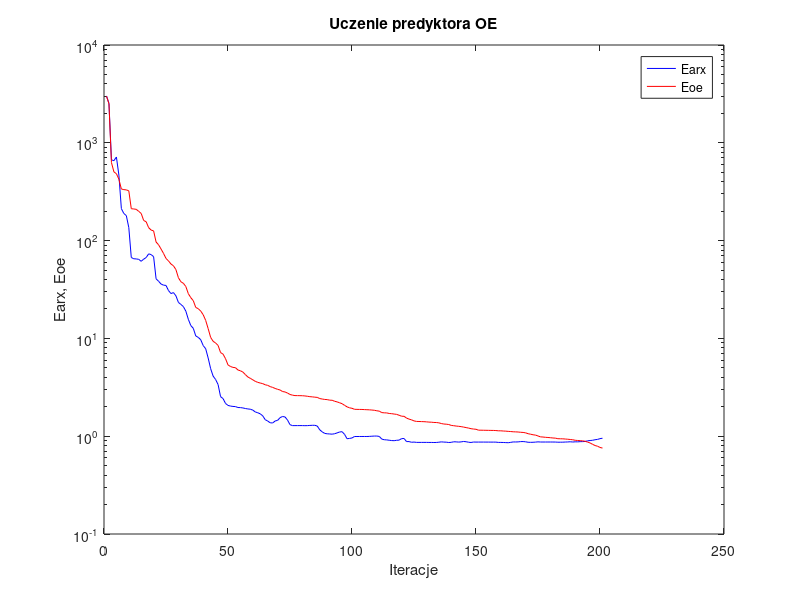
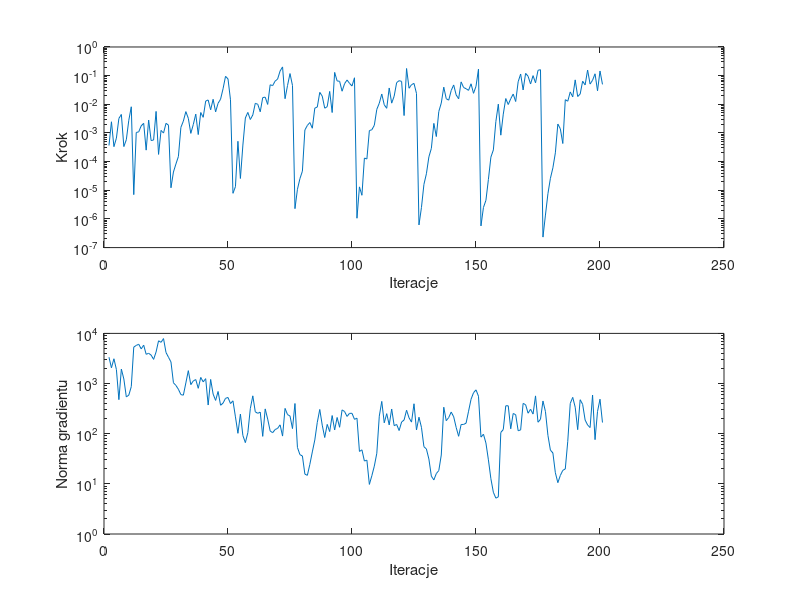

MATLAB code to generate these figures, in order:
%uczenie predyktora oe
clear all;
n=0; farx(n+1)=3.015802e+003; foe(n+1)=3.004267e+003; wspucz(n+1)=0.000000e+000; ng(n+1)=0.000000e+000;
%odnowa zmiennej metryki
n=1; farx(n+1)=2.526429e+003; foe(n+1)=2.504435e+003; krok(n+1)=3.656039e-004; ng(n+1)=3.352126e+003;
n=2; farx(n+1)=6.693603e+002; foe(n+1)=6.278789e+002; krok(n+1)=2.456077e-003; ng(n+1)=2.058568e+003;
n=3; farx(n+1)=6.567718e+002; foe(n+1)=5.040702e+002; krok(n+1)=3.325065e-004; ng(n+1)=3.119558e+003;
n=4; farx(n+1)=7.161289e+002; foe(n+1)=4.831637e+002; krok(n+1)=6.603743e-004; ng(n+1)=1.903787e+003;
n=5; farx(n+1)=4.675612e+002; foe(n+1)=4.245722e+002; krok(n+1)=3.212655e-003; ng(n+1)=4.774570e+002;
n=6; farx(n+1)=2.123484e+002; foe(n+1)=3.369917e+002; krok(n+1)=4.419773e-003; ng(n+1)=1.942317e+003;
n=7; farx(n+1)=1.892483e+002; foe(n+1)=3.322325e+002; krok(n+1)=3.347436e-004; ng(n+1)=1.232885e+003;
n=8; farx(n+1)=1.801694e+002; foe(n+1)=3.300515e+002; krok(n+1)=5.810209e-004; ng(n+1)=5.411485e+002;
n=9; farx(n+1)=1.358195e+002; foe(n+1)=3.228610e+002; krok(n+1)=2.778799e-003; ng(n+1)=5.879263e+002;
n=10; farx(n+1)=6.720956e+001; foe(n+1)=2.118903e+002; krok(n+1)=8.200838e-003; ng(n+1)=8.688430e+002;
n=11; farx(n+1)=6.520493e+001; foe(n+1)=2.105945e+002; krok(n+1)=7.048309e-006; ng(n+1)=5.332012e+003;
n=12; farx(n+1)=6.496579e+001; foe(n+1)=2.087928e+002; krok(n+1)=1.037622e-003; ng(n+1)=5.752851e+003;
n=13; farx(n+1)=6.434294e+001; foe(n+1)=1.990680e+002; krok(n+1)=1.093891e-003; ng(n+1)=6.077182e+003;
n=14; farx(n+1)=6.143908e+001; foe(n+1)=1.895147e+002; krok(n+1)=1.772228e-003; ng(n+1)=4.910741e+003;
n=15; farx(n+1)=6.464025e+001; foe(n+1)=1.605335e+002; krok(n+1)=2.168031e-003; ng(n+1)=5.820634e+003;
n=16; farx(n+1)=6.708214e+001; foe(n+1)=1.558790e+002; krok(n+1)=2.516773e-004; ng(n+1)=3.828511e+003;
n=17; farx(n+1)=7.319639e+001; foe(n+1)=1.355631e+002; krok(n+1)=2.818678e-003; ng(n+1)=4.013816e+003;
n=18; farx(n+1)=7.194013e+001; foe(n+1)=1.281880e+002; krok(n+1)=5.428245e-004; ng(n+1)=3.689900e+003;
n=19; farx(n+1)=6.853211e+001; foe(n+1)=1.257491e+002; krok(n+1)=5.676782e-004; ng(n+1)=3.031463e+003;
n=20; farx(n+1)=4.068434e+001; foe(n+1)=9.669712e+001; krok(n+1)=5.647473e-003; ng(n+1)=4.267720e+003;
n=21; farx(n+1)=3.840377e+001; foe(n+1)=9.062909e+001; krok(n+1)=1.784716e-004; ng(n+1)=7.122246e+003;
n=22; farx(n+1)=3.599323e+001; foe(n+1)=8.205273e+001; krok(n+1)=1.229105e-003; ng(n+1)=6.629640e+003;
n=23; farx(n+1)=3.503230e+001; foe(n+1)=7.394779e+001; krok(n+1)=9.915259e-004; ng(n+1)=7.879470e+003;
n=24; farx(n+1)=3.481064e+001; foe(n+1)=6.572391e+001; krok(n+1)=2.167321e-003; ng(n+1)=4.164666e+003;
n=25; farx(n+1)=3.086257e+001; foe(n+1)=6.199352e+001; krok(n+1)=1.869974e-003; ng(n+1)=3.345168e+003;
%odnowa zmiennej metryki
n=26; farx(n+1)=2.874815e+001; foe(n+1)=5.764239e+001; krok(n+1)=1.222055e-005; ng(n+1)=2.698164e+003;
n=27; farx(n+1)=2.940556e+001; foe(n+1)=5.527462e+001; krok(n+1)=4.341873e-005; ng(n+1)=1.036259e+003;
n=28; farx(n+1)=2.726458e+001; foe(n+1)=5.051783e+001; krok(n+1)=8.271938e-005; ng(n+1)=9.173704e+002;
n=29; farx(n+1)=2.334956e+001; foe(n+1)=4.175256e+001; krok(n+1)=1.509285e-004; ng(n+1)=7.686412e+002;
n=30; farx(n+1)=2.224297e+001; foe(n+1)=3.794862e+001; krok(n+1)=1.564230e-003; ng(n+1)=6.019663e+002;
n=31; farx(n+1)=2.115785e+001; foe(n+1)=3.661314e+001; krok(n+1)=2.600344e-003; ng(n+1)=5.864518e+002;
n=32; farx(n+1)=1.897690e+001; foe(n+1)=3.391150e+001; krok(n+1)=5.557598e-003; ng(n+1)=1.026683e+003;
n=33; farx(n+1)=1.569394e+001; foe(n+1)=2.866902e+001; krok(n+1)=3.240245e-003; ng(n+1)=1.808560e+003;
n=34; farx(n+1)=1.353602e+001; foe(n+1)=2.608762e+001; krok(n+1)=9.673859e-004; ng(n+1)=9.515372e+002;
n=35; farx(n+1)=1.269070e+001; foe(n+1)=2.430393e+001; krok(n+1)=1.964993e-003; ng(n+1)=1.126888e+003;
n=36; farx(n+1)=1.059572e+001; foe(n+1)=2.071943e+001; krok(n+1)=4.541426e-003; ng(n+1)=1.201491e+003;
n=37; farx(n+1)=1.024380e+001; foe(n+1)=2.013491e+001; krok(n+1)=8.790130e-004; ng(n+1)=8.035827e+002;
n=38; farx(n+1)=9.696479e+000; foe(n+1)=1.902442e+001; krok(n+1)=5.167850e-003; ng(n+1)=1.324458e+003;
n=39; farx(n+1)=8.443747e+000; foe(n+1)=1.745507e+001; krok(n+1)=3.516052e-003; ng(n+1)=1.080462e+003;
n=40; farx(n+1)=7.842142e+000; foe(n+1)=1.527410e+001; krok(n+1)=1.296098e-002; ng(n+1)=1.252068e+003;
n=41; farx(n+1)=6.302875e+000; foe(n+1)=1.258799e+001; krok(n+1)=1.417782e-002; ng(n+1)=3.729643e+002;
n=42; farx(n+1)=4.904070e+000; foe(n+1)=1.023750e+001; krok(n+1)=6.425309e-003; ng(n+1)=1.208119e+003;
n=43; farx(n+1)=4.117614e+000; foe(n+1)=9.339653e+000; krok(n+1)=1.495979e-002; ng(n+1)=6.161145e+002;
n=44; farx(n+1)=3.801088e+000; foe(n+1)=8.976168e+000; krok(n+1)=5.445782e-003; ng(n+1)=4.608963e+002;
n=45; farx(n+1)=3.374926e+000; foe(n+1)=8.476884e+000; krok(n+1)=1.086709e-002; ng(n+1)=6.948441e+002;
n=46; farx(n+1)=2.538701e+000; foe(n+1)=7.163561e+000; krok(n+1)=1.506159e-002; ng(n+1)=3.693007e+002;
n=47; farx(n+1)=2.425079e+000; foe(n+1)=6.905868e+000; krok(n+1)=3.474077e-002; ng(n+1)=4.070669e+002;
n=48; farx(n+1)=2.162669e+000; foe(n+1)=6.204599e+000; krok(n+1)=9.464845e-002; ng(n+1)=5.071823e+002;
n=49; farx(n+1)=2.064285e+000; foe(n+1)=5.357086e+000; krok(n+1)=7.689657e-002; ng(n+1)=5.276149e+002;
n=50; farx(n+1)=2.033374e+000; foe(n+1)=5.162102e+000; krok(n+1)=1.438335e-002; ng(n+1)=3.992909e+002;
%odnowa zmiennej metryki
n=51; farx(n+1)=2.015217e+000; foe(n+1)=5.053267e+000; krok(n+1)=7.840842e-006; ng(n+1)=4.523997e+002;
n=52; farx(n+1)=2.008884e+000; foe(n+1)=5.020942e+000; krok(n+1)=1.338683e-005; ng(n+1)=2.164114e+002;
n=53; farx(n+1)=1.964401e+000; foe(n+1)=4.753933e+000; krok(n+1)=5.126539e-004; ng(n+1)=1.017904e+002;
n=54; farx(n+1)=1.961096e+000; foe(n+1)=4.666847e+000; krok(n+1)=2.580710e-005; ng(n+1)=2.462530e+002;
n=55; farx(n+1)=1.945325e+000; foe(n+1)=4.524248e+000; krok(n+1)=3.783524e-004; ng(n+1)=9.200869e+001;
n=56; farx(n+1)=1.919423e+000; foe(n+1)=4.267179e+000; krok(n+1)=3.334617e-003; ng(n+1)=6.640634e+001;
n=57; farx(n+1)=1.899948e+000; foe(n+1)=4.031202e+000; krok(n+1)=5.214412e-003; ng(n+1)=1.049731e+002;
n=58; farx(n+1)=1.887712e+000; foe(n+1)=3.905010e+000; krok(n+1)=2.943935e-003; ng(n+1)=3.170029e+002;
n=59; farx(n+1)=1.848673e+000; foe(n+1)=3.772799e+000; krok(n+1)=4.258262e-003; ng(n+1)=5.687583e+002;
n=60; farx(n+1)=1.769961e+000; foe(n+1)=3.637588e+000; krok(n+1)=1.080437e-002; ng(n+1)=2.733102e+002;
n=61; farx(n+1)=1.736892e+000; foe(n+1)=3.553163e+000; krok(n+1)=1.000726e-002; ng(n+1)=2.549121e+002;
n=62; farx(n+1)=1.693348e+000; foe(n+1)=3.496877e+000; krok(n+1)=5.485375e-003; ng(n+1)=2.694451e+002;
n=63; farx(n+1)=1.615793e+000; foe(n+1)=3.447666e+000; krok(n+1)=1.716139e-002; ng(n+1)=8.850422e+001;
n=64; farx(n+1)=1.475958e+000; foe(n+1)=3.356324e+000; krok(n+1)=1.775074e-002; ng(n+1)=3.122161e+002;
n=65; farx(n+1)=1.429264e+000; foe(n+1)=3.311155e+000; krok(n+1)=9.899545e-003; ng(n+1)=1.957038e+002;
n=66; farx(n+1)=1.372304e+000; foe(n+1)=3.215953e+000; krok(n+1)=4.799811e-002; ng(n+1)=1.134806e+002;
n=67; farx(n+1)=1.364958e+000; foe(n+1)=3.155204e+000; krok(n+1)=4.486711e-002; ng(n+1)=1.046081e+002;
n=68; farx(n+1)=1.430706e+000; foe(n+1)=3.079961e+000; krok(n+1)=6.442938e-002; ng(n+1)=1.210473e+002;
n=69; farx(n+1)=1.452292e+000; foe(n+1)=3.015523e+000; krok(n+1)=7.588961e-002; ng(n+1)=1.275196e+002;
n=70; farx(n+1)=1.548126e+000; foe(n+1)=2.968161e+000; krok(n+1)=1.447238e-001; ng(n+1)=1.502491e+002;
n=71; farx(n+1)=1.590877e+000; foe(n+1)=2.861757e+000; krok(n+1)=2.013997e-001; ng(n+1)=8.966025e+001;
n=72; farx(n+1)=1.573084e+000; foe(n+1)=2.834463e+000; krok(n+1)=1.567500e-002; ng(n+1)=3.196691e+002;
n=73; farx(n+1)=1.462643e+000; foe(n+1)=2.761682e+000; krok(n+1)=4.517978e-002; ng(n+1)=2.405164e+002;
n=74; farx(n+1)=1.312033e+000; foe(n+1)=2.670914e+000; krok(n+1)=1.181740e-001; ng(n+1)=2.254838e+002;
n=75; farx(n+1)=1.283198e+000; foe(n+1)=2.628968e+000; krok(n+1)=4.545636e-002; ng(n+1)=1.264155e+002;
%odnowa zmiennej metryki
n=76; farx(n+1)=1.283364e+000; foe(n+1)=2.601687e+000; krok(n+1)=2.284358e-006; ng(n+1)=3.999950e+002;
n=77; farx(n+1)=1.283458e+000; foe(n+1)=2.599671e+000; krok(n+1)=1.085468e-005; ng(n+1)=5.323005e+001;
n=78; farx(n+1)=1.284186e+000; foe(n+1)=2.597282e+000; krok(n+1)=2.545461e-005; ng(n+1)=3.817314e+001;
n=79; farx(n+1)=1.283641e+000; foe(n+1)=2.593674e+000; krok(n+1)=4.645269e-005; ng(n+1)=3.598388e+001;
n=80; farx(n+1)=1.281487e+000; foe(n+1)=2.580338e+000; krok(n+1)=1.271814e-003; ng(n+1)=1.561130e+001;
n=81; farx(n+1)=1.282801e+000; foe(n+1)=2.561222e+000; krok(n+1)=1.828656e-003; ng(n+1)=1.478182e+001;
n=82; farx(n+1)=1.288874e+000; foe(n+1)=2.536857e+000; krok(n+1)=2.314595e-003; ng(n+1)=2.445460e+001;
n=83; farx(n+1)=1.292481e+000; foe(n+1)=2.525153e+000; krok(n+1)=1.463096e-003; ng(n+1)=4.333024e+001;
n=84; farx(n+1)=1.293104e+000; foe(n+1)=2.506756e+000; krok(n+1)=7.366454e-003; ng(n+1)=7.501272e+001;
n=85; farx(n+1)=1.269873e+000; foe(n+1)=2.493569e+000; krok(n+1)=8.017859e-003; ng(n+1)=1.683208e+002;
n=86; farx(n+1)=1.161877e+000; foe(n+1)=2.425355e+000; krok(n+1)=2.606552e-002; ng(n+1)=3.042613e+002;
n=87; farx(n+1)=1.107331e+000; foe(n+1)=2.399635e+000; krok(n+1)=1.931884e-002; ng(n+1)=1.480256e+002;
n=88; farx(n+1)=1.068059e+000; foe(n+1)=2.375743e+000; krok(n+1)=7.321912e-003; ng(n+1)=8.396950e+001;
n=89; farx(n+1)=1.058231e+000; foe(n+1)=2.367329e+000; krok(n+1)=8.252113e-003; ng(n+1)=1.532684e+002;
n=90; farx(n+1)=1.054109e+000; foe(n+1)=2.336136e+000; krok(n+1)=2.812841e-002; ng(n+1)=1.103397e+002;
n=91; farx(n+1)=1.049107e+000; foe(n+1)=2.330415e+000; krok(n+1)=5.162776e-003; ng(n+1)=2.301813e+002;
n=92; farx(n+1)=1.059826e+000; foe(n+1)=2.275191e+000; krok(n+1)=1.297328e-001; ng(n+1)=1.185755e+002;
n=93; farx(n+1)=1.080460e+000; foe(n+1)=2.243533e+000; krok(n+1)=6.539800e-002; ng(n+1)=2.106364e+002;
n=94; farx(n+1)=1.104069e+000; foe(n+1)=2.196624e+000; krok(n+1)=6.357754e-002; ng(n+1)=1.342788e+002;
n=95; farx(n+1)=1.111986e+000; foe(n+1)=2.150049e+000; krok(n+1)=2.861011e-002; ng(n+1)=2.983421e+002;
n=96; farx(n+1)=1.043687e+000; foe(n+1)=2.068230e+000; krok(n+1)=5.236098e-002; ng(n+1)=2.769440e+002;
n=97; farx(n+1)=9.425160e-001; foe(n+1)=1.996585e+000; krok(n+1)=7.045190e-002; ng(n+1)=2.208670e+002;
n=98; farx(n+1)=9.488704e-001; foe(n+1)=1.951030e+000; krok(n+1)=5.387784e-002; ng(n+1)=2.545628e+002;
n=99; farx(n+1)=9.595842e-001; foe(n+1)=1.928525e+000; krok(n+1)=4.346837e-002; ng(n+1)=2.550711e+002;
n=100; farx(n+1)=9.930029e-001; foe(n+1)=1.884032e+000; krok(n+1)=8.430727e-002; ng(n+1)=1.933098e+002;
%odnowa zmiennej metryki
n=101; farx(n+1)=9.928391e-001; foe(n+1)=1.880695e+000; krok(n+1)=1.058609e-006; ng(n+1)=2.041413e+002;
n=102; farx(n+1)=9.934487e-001; foe(n+1)=1.878274e+000; krok(n+1)=1.315377e-005; ng(n+1)=4.428632e+001;
n=103; farx(n+1)=9.935233e-001; foe(n+1)=1.877352e+000; krok(n+1)=6.695013e-006; ng(n+1)=4.768076e+001;
n=104; farx(n+1)=9.935379e-001; foe(n+1)=1.871131e+000; krok(n+1)=1.333319e-004; ng(n+1)=2.849445e+001;
n=105; farx(n+1)=9.932919e-001; foe(n+1)=1.865475e+000; krok(n+1)=1.231773e-004; ng(n+1)=2.970226e+001;
n=106; farx(n+1)=9.956185e-001; foe(n+1)=1.860952e+000; krok(n+1)=1.209728e-003; ng(n+1)=9.745273e+000;
n=107; farx(n+1)=9.998809e-001; foe(n+1)=1.851412e+000; krok(n+1)=1.296700e-003; ng(n+1)=1.451646e+001;
n=108; farx(n+1)=1.003279e+000; foe(n+1)=1.841308e+000; krok(n+1)=1.852313e-003; ng(n+1)=2.259574e+001;
n=109; farx(n+1)=1.003893e+000; foe(n+1)=1.819838e+000; krok(n+1)=6.669234e-003; ng(n+1)=4.071462e+001;
n=110; farx(n+1)=9.947469e-001; foe(n+1)=1.803545e+000; krok(n+1)=1.089156e-002; ng(n+1)=2.236569e+002;
n=111; farx(n+1)=9.349847e-001; foe(n+1)=1.743912e+000; krok(n+1)=2.284436e-002; ng(n+1)=4.404526e+002;
n=112; farx(n+1)=9.200581e-001; foe(n+1)=1.733788e+000; krok(n+1)=9.625525e-003; ng(n+1)=1.648560e+002;
n=113; farx(n+1)=9.168077e-001; foe(n+1)=1.730721e+000; krok(n+1)=7.251821e-003; ng(n+1)=2.510689e+002;
n=114; farx(n+1)=9.092346e-001; foe(n+1)=1.707527e+000; krok(n+1)=3.712047e-002; ng(n+1)=1.497399e+002;
n=115; farx(n+1)=9.024945e-001; foe(n+1)=1.699563e+000; krok(n+1)=1.097075e-002; ng(n+1)=3.106457e+002;
n=116; farx(n+1)=9.000142e-001; foe(n+1)=1.684520e+000; krok(n+1)=1.918067e-002; ng(n+1)=1.446870e+002;
n=117; farx(n+1)=9.083852e-001; foe(n+1)=1.672318e+000; krok(n+1)=5.722022e-002; ng(n+1)=1.527683e+002;
n=118; farx(n+1)=9.119457e-001; foe(n+1)=1.637070e+000; krok(n+1)=6.677458e-002; ng(n+1)=1.155924e+002;
n=119; farx(n+1)=9.450102e-001; foe(n+1)=1.600949e+000; krok(n+1)=6.301521e-002; ng(n+1)=1.709765e+002;
n=120; farx(n+1)=9.468444e-001; foe(n+1)=1.597134e+000; krok(n+1)=4.046350e-003; ng(n+1)=1.876938e+002;
n=121; farx(n+1)=8.806805e-001; foe(n+1)=1.530661e+000; krok(n+1)=1.775417e-001; ng(n+1)=2.939424e+002;
n=122; farx(n+1)=8.813342e-001; foe(n+1)=1.496043e+000; krok(n+1)=3.631613e-002; ng(n+1)=2.071545e+002;
n=123; farx(n+1)=8.668461e-001; foe(n+1)=1.469667e+000; krok(n+1)=4.838350e-002; ng(n+1)=1.703425e+002;
n=124; farx(n+1)=8.712989e-001; foe(n+1)=1.434020e+000; krok(n+1)=5.360061e-002; ng(n+1)=3.951875e+002;
n=125; farx(n+1)=8.646390e-001; foe(n+1)=1.416238e+000; krok(n+1)=2.392360e-002; ng(n+1)=1.186520e+002;
%odnowa zmiennej metryki
n=126; farx(n+1)=8.645534e-001; foe(n+1)=1.413943e+000; krok(n+1)=6.180228e-007; ng(n+1)=2.131931e+002;
n=127; farx(n+1)=8.644509e-001; foe(n+1)=1.410673e+000; krok(n+1)=2.493986e-006; ng(n+1)=1.341374e+002;
n=128; farx(n+1)=8.645552e-001; foe(n+1)=1.407911e+000; krok(n+1)=1.602405e-005; ng(n+1)=5.502915e+001;
n=129; farx(n+1)=8.644677e-001; foe(n+1)=1.402363e+000; krok(n+1)=3.773212e-005; ng(n+1)=4.956461e+001;
n=130; farx(n+1)=8.636008e-001; foe(n+1)=1.394115e+000; krok(n+1)=1.466558e-004; ng(n+1)=3.128295e+001;
n=131; farx(n+1)=8.634781e-001; foe(n+1)=1.390802e+000; krok(n+1)=2.896249e-004; ng(n+1)=1.422155e+001;
n=132; farx(n+1)=8.623052e-001; foe(n+1)=1.381953e+000; krok(n+1)=2.157951e-003; ng(n+1)=1.198690e+001;
n=133; farx(n+1)=8.630476e-001; foe(n+1)=1.380259e+000; krok(n+1)=7.496833e-004; ng(n+1)=1.602446e+001;
n=134; farx(n+1)=8.677771e-001; foe(n+1)=1.370108e+000; krok(n+1)=5.608324e-003; ng(n+1)=1.840869e+001;
n=135; farx(n+1)=8.752432e-001; foe(n+1)=1.348158e+000; krok(n+1)=1.109636e-002; ng(n+1)=3.763947e+001;
n=136; farx(n+1)=8.708470e-001; foe(n+1)=1.332279e+000; krok(n+1)=3.962977e-002; ng(n+1)=3.372119e+002;
n=137; farx(n+1)=8.689116e-001; foe(n+1)=1.326924e+000; krok(n+1)=1.567008e-002; ng(n+1)=1.816744e+002;
n=138; farx(n+1)=8.623324e-001; foe(n+1)=1.316912e+000; krok(n+1)=1.394241e-002; ng(n+1)=2.099753e+002;
n=139; farx(n+1)=8.654989e-001; foe(n+1)=1.290287e+000; krok(n+1)=3.036661e-002; ng(n+1)=2.703210e+002;
n=140; farx(n+1)=8.768441e-001; foe(n+1)=1.280610e+000; krok(n+1)=4.732206e-002; ng(n+1)=2.174843e+002;
n=141; farx(n+1)=8.752514e-001; foe(n+1)=1.270053e+000; krok(n+1)=2.128042e-002; ng(n+1)=1.334952e+002;
n=142; farx(n+1)=8.705522e-001; foe(n+1)=1.262293e+000; krok(n+1)=1.556168e-002; ng(n+1)=8.873196e+001;
n=143; farx(n+1)=8.749454e-001; foe(n+1)=1.253001e+000; krok(n+1)=6.053393e-002; ng(n+1)=1.526394e+002;
n=144; farx(n+1)=8.831830e-001; foe(n+1)=1.239409e+000; krok(n+1)=3.852379e-002; ng(n+1)=1.529103e+002;
n=145; farx(n+1)=8.781307e-001; foe(n+1)=1.225074e+000; krok(n+1)=3.497807e-002; ng(n+1)=1.623285e+002;
n=146; farx(n+1)=8.676305e-001; foe(n+1)=1.210865e+000; krok(n+1)=3.064379e-002; ng(n+1)=2.806708e+002;
n=147; farx(n+1)=8.628420e-001; foe(n+1)=1.193554e+000; krok(n+1)=5.197516e-002; ng(n+1)=4.860971e+002;
n=148; farx(n+1)=8.719753e-001; foe(n+1)=1.183638e+000; krok(n+1)=2.417030e-002; ng(n+1)=6.553482e+002;
n=149; farx(n+1)=8.706136e-001; foe(n+1)=1.177352e+000; krok(n+1)=4.242564e-002; ng(n+1)=7.487753e+002;
n=150; farx(n+1)=8.709412e-001; foe(n+1)=1.152480e+000; krok(n+1)=1.690415e-001; ng(n+1)=5.588257e+002;
%odnowa zmiennej metryki
n=151; farx(n+1)=8.709167e-001; foe(n+1)=1.152055e+000; krok(n+1)=5.705619e-007; ng(n+1)=8.547723e+001;
n=152; farx(n+1)=8.708343e-001; foe(n+1)=1.150374e+000; krok(n+1)=2.508879e-006; ng(n+1)=9.770995e+001;
n=153; farx(n+1)=8.706408e-001; foe(n+1)=1.149263e+000; krok(n+1)=4.467884e-006; ng(n+1)=6.526306e+001;
n=154; farx(n+1)=8.704707e-001; foe(n+1)=1.147950e+000; krok(n+1)=2.394830e-005; ng(n+1)=3.012373e+001;
n=155; farx(n+1)=8.701338e-001; foe(n+1)=1.146262e+000; krok(n+1)=1.433605e-004; ng(n+1)=1.266739e+001;
n=156; farx(n+1)=8.700781e-001; foe(n+1)=1.145478e+000; krok(n+1)=2.559644e-004; ng(n+1)=6.797721e+000;
n=157; farx(n+1)=8.700537e-001; foe(n+1)=1.142596e+000; krok(n+1)=2.478671e-003; ng(n+1)=5.186846e+000;
n=158; farx(n+1)=8.642245e-001; foe(n+1)=1.135650e+000; krok(n+1)=1.012183e-002; ng(n+1)=5.498232e+000;
n=159; farx(n+1)=8.639153e-001; foe(n+1)=1.135232e+000; krok(n+1)=8.374265e-004; ng(n+1)=1.058462e+002;
n=160; farx(n+1)=8.626656e-001; foe(n+1)=1.129919e+000; krok(n+1)=4.546520e-003; ng(n+1)=1.211726e+002;
n=161; farx(n+1)=8.601354e-001; foe(n+1)=1.126346e+000; krok(n+1)=1.589439e-002; ng(n+1)=3.603384e+002;
n=162; farx(n+1)=8.579206e-001; foe(n+1)=1.120488e+000; krok(n+1)=9.824309e-003; ng(n+1)=3.602523e+002;
n=163; farx(n+1)=8.651355e-001; foe(n+1)=1.115981e+000; krok(n+1)=1.561084e-002; ng(n+1)=1.252666e+002;
n=164; farx(n+1)=8.736561e-001; foe(n+1)=1.109938e+000; krok(n+1)=2.279678e-002; ng(n+1)=2.529430e+002;
n=165; farx(n+1)=8.730608e-001; foe(n+1)=1.107251e+000; krok(n+1)=1.251065e-002; ng(n+1)=2.393698e+002;
n=166; farx(n+1)=8.748595e-001; foe(n+1)=1.103957e+000; krok(n+1)=6.137372e-002; ng(n+1)=1.144741e+002;
n=167; farx(n+1)=8.807571e-001; foe(n+1)=1.096672e+000; krok(n+1)=1.138873e-001; ng(n+1)=1.191553e+002;
n=168; farx(n+1)=8.817309e-001; foe(n+1)=1.092761e+000; krok(n+1)=3.172883e-002; ng(n+1)=4.016074e+002;
n=169; farx(n+1)=8.767450e-001; foe(n+1)=1.082310e+000; krok(n+1)=1.200954e-001; ng(n+1)=3.790958e+002;
n=170; farx(n+1)=8.670291e-001; foe(n+1)=1.060905e+000; krok(n+1)=9.513510e-002; ng(n+1)=2.562757e+002;
n=171; farx(n+1)=8.654427e-001; foe(n+1)=1.048027e+000; krok(n+1)=5.104106e-002; ng(n+1)=3.076510e+002;
n=172; farx(n+1)=8.668764e-001; foe(n+1)=1.034671e+000; krok(n+1)=1.001107e-001; ng(n+1)=2.462071e+002;
n=173; farx(n+1)=8.702625e-001; foe(n+1)=1.025987e+000; krok(n+1)=5.623415e-002; ng(n+1)=5.673186e+002;
n=174; farx(n+1)=8.756065e-001; foe(n+1)=1.005745e+000; krok(n+1)=1.534454e-001; ng(n+1)=1.693541e+002;
n=175; farx(n+1)=8.720104e-001; foe(n+1)=9.846451e-001; krok(n+1)=1.613755e-001; ng(n+1)=1.940277e+002;
%odnowa zmiennej metryki
n=176; farx(n+1)=8.719964e-001; foe(n+1)=9.807489e-001; krok(n+1)=2.325117e-007; ng(n+1)=4.489889e+002;
n=177; farx(n+1)=8.720052e-001; foe(n+1)=9.742044e-001; krok(n+1)=1.366464e-006; ng(n+1)=2.768922e+002;
n=178; farx(n+1)=8.721805e-001; foe(n+1)=9.702003e-001; krok(n+1)=7.585237e-006; ng(n+1)=9.274553e+001;
n=179; farx(n+1)=8.721664e-001; foe(n+1)=9.653314e-001; krok(n+1)=2.611999e-005; ng(n+1)=4.708896e+001;
n=180; farx(n+1)=8.718988e-001; foe(n+1)=9.588529e-001; krok(n+1)=6.060680e-005; ng(n+1)=4.132236e+001;
n=181; farx(n+1)=8.713879e-001; foe(n+1)=9.554656e-001; krok(n+1)=2.026610e-004; ng(n+1)=1.662809e+001;
n=182; farx(n+1)=8.681626e-001; foe(n+1)=9.430109e-001; krok(n+1)=2.050616e-003; ng(n+1)=1.056245e+001;
n=183; farx(n+1)=8.683880e-001; foe(n+1)=9.413214e-001; krok(n+1)=1.402081e-003; ng(n+1)=1.468123e+001;
n=184; farx(n+1)=8.688940e-001; foe(n+1)=9.401599e-001; krok(n+1)=4.283785e-004; ng(n+1)=1.859735e+001;
n=185; farx(n+1)=8.716123e-001; foe(n+1)=9.357427e-001; krok(n+1)=1.450364e-002; ng(n+1)=1.979865e+001;
n=186; farx(n+1)=8.734568e-001; foe(n+1)=9.310326e-001; krok(n+1)=1.279818e-002; ng(n+1)=7.050633e+001;
n=187; farx(n+1)=8.773578e-001; foe(n+1)=9.256934e-001; krok(n+1)=2.698544e-002; ng(n+1)=4.005621e+002;
n=188; farx(n+1)=8.719976e-001; foe(n+1)=9.199150e-001; krok(n+1)=1.815807e-002; ng(n+1)=5.303577e+002;
n=189; farx(n+1)=8.765082e-001; foe(n+1)=9.083771e-001; krok(n+1)=7.113068e-002; ng(n+1)=3.373999e+002;
n=190; farx(n+1)=8.755092e-001; foe(n+1)=9.043446e-001; krok(n+1)=1.871346e-002; ng(n+1)=1.204394e+002;
n=191; farx(n+1)=8.797060e-001; foe(n+1)=9.004996e-001; krok(n+1)=2.280046e-002; ng(n+1)=4.757844e+002;
n=192; farx(n+1)=8.806561e-001; foe(n+1)=8.962691e-001; krok(n+1)=6.407656e-002; ng(n+1)=3.852390e+002;
n=193; farx(n+1)=8.833954e-001; foe(n+1)=8.876790e-001; krok(n+1)=4.739825e-002; ng(n+1)=1.874309e+002;
n=194; farx(n+1)=8.970275e-001; foe(n+1)=8.702417e-001; krok(n+1)=1.570717e-001; ng(n+1)=1.493565e+002;
n=195; farx(n+1)=9.036411e-001; foe(n+1)=8.529409e-001; krok(n+1)=5.082412e-002; ng(n+1)=1.326287e+002;
n=196; farx(n+1)=9.084337e-001; foe(n+1)=8.262603e-001; krok(n+1)=6.918848e-002; ng(n+1)=5.905542e+002;
n=197; farx(n+1)=9.202728e-001; foe(n+1)=8.029844e-001; krok(n+1)=1.160291e-001; ng(n+1)=7.606833e+001;
n=198; farx(n+1)=9.272685e-001; foe(n+1)=7.899752e-001; krok(n+1)=2.959126e-002; ng(n+1)=2.781741e+002;
n=199; farx(n+1)=9.442008e-001; foe(n+1)=7.676420e-001; krok(n+1)=1.451056e-001; ng(n+1)=4.870208e+002;
n=200; farx(n+1)=9.534415e-001; foe(n+1)=7.558997e-001; krok(n+1)=4.953895e-002; ng(n+1)=1.670094e+002;

figure; semilogy(farx,'b'); hold on; semilogy(foe,'r'); xlabel('Iteracje'); ylabel('Earx, Eoe'); legend('Earx','Eoe'); title('Uczenie predyktora OE');
figure; subplot(2,1,1); semilogy(krok); xlabel('Iteracje'); ylabel('Krok');
subplot(2,1,2); semilogy(ng); xlabel('Iteracje'); ylabel('Norma gradientu');
Earx=farx(n+1)
Eoe=foe(n+1)
